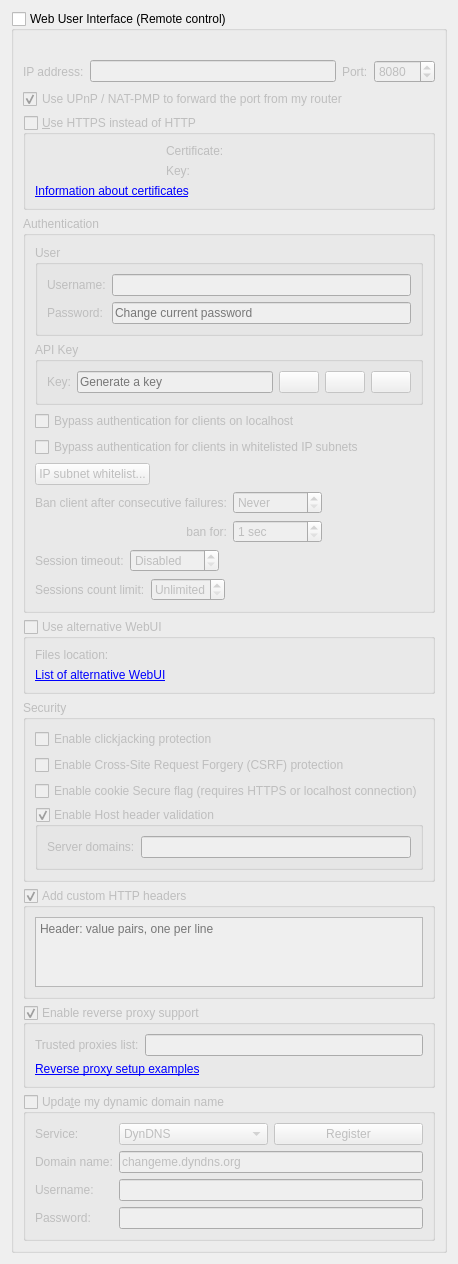
          <widget class="QWidget" name="scrollAreaWidgetContents_7">
           <property name="geometry">
            <rect>
             <x>0</x>
             <y>0</y>
             <width>382</width>
             <height>1045</height>
            </rect>
           </property>
           <layout class="QVBoxLayout" name="verticalLayout_23">
            <item>
             <widget class="QGroupBox" name="checkWebUI">
              <property name="title">
               <string>Web User Interface (Remote control)</string>
              </property>
              <property name="checkable">
               <bool>true</bool>
              </property>
              <property name="checked">
               <bool>false</bool>
              </property>
              <layout class="QVBoxLayout" name="verticalLayout_2">
               <item>
                <widget class="QLabel" name="labelWebUIError">
                 <property name="font">
                  <font>
                   <italic>true</italic>
                  </font>
                 </property>
                 <property name="text">
                  <string/>
                 </property>
                </widget>
               </item>
               <item>
                <layout class="QHBoxLayout" name="horizontalLayout_2">
                 <item>
                  <widget class="QLabel" name="lblWebUIAddress">
                   <property name="text">
                    <string>IP address:</string>
                   </property>
                  </widget>
                 </item>
                 <item>
                  <widget class="QLineEdit" name="textWebUIAddress">
                   <property name="toolTip">
                    <string>IP address that the Web UI will bind to.
Specify an IPv4 or IPv6 address. You can specify &quot;0.0.0.0&quot; for any IPv4 address,
&quot;::&quot; for any IPv6 address, or &quot;*&quot; for both IPv4 and IPv6.</string>
                   </property>
                  </widget>
                 </item>
                 <item>
                  <widget class="QLabel" name="lblWebUIPort">
                   <property name="text">
                    <string>Port:</string>
                   </property>
                  </widget>
                 </item>
                 <item>
                  <widget class="QSpinBox" name="spinWebUIPort">
                   <property name="minimum">
                    <number>1</number>
                   </property>
                   <property name="maximum">
                    <number>65535</number>
                   </property>
                   <property name="value">
                    <number>8080</number>
                   </property>
                  </widget>
                 </item>
                </layout>
               </item>
               <item>
                <widget class="QCheckBox" name="checkWebUIUPnP">
                 <property name="text">
                  <string>Use UPnP / NAT-PMP to forward the port from my router</string>
                 </property>
                 <property name="checked">
                  <bool>true</bool>
                 </property>
                </widget>
               </item>
               <item>
                <widget class="QGroupBox" name="checkWebUIHttps">
                 <property name="title">
                  <string>&amp;Use HTTPS instead of HTTP</string>
                 </property>
                 <property name="checkable">
                  <bool>true</bool>
                 </property>
                 <property name="checked">
                  <bool>false</bool>
                 </property>
                 <layout class="QGridLayout" name="gridLayout_11">
                  <item row="0" column="0">
                   <widget class="QLabel" name="lblSslCertStatus"/>
                  </item>
                  <item row="0" column="1">
                   <widget class="QLabel" name="lblWebUICrt">
                    <property name="text">
                     <string>Certificate:</string>
                    </property>
                   </widget>
                  </item>
                  <item row="0" column="2">
                   <widget class="FileSystemPathLineEdit" name="textWebUIHttpsCert" native="true"/>
                  </item>
                  <item row="1" column="0">
                   <widget class="QLabel" name="lblSslKeyStatus"/>
                  </item>
                  <item row="1" column="1">
                   <widget class="QLabel" name="lblWebUIKey">
                    <property name="text">
                     <string>Key:</string>
                    </property>
                   </widget>
                  </item>
                  <item row="1" column="2">
                   <widget class="FileSystemPathLineEdit" name="textWebUIHttpsKey" native="true"/>
                  </item>
                  <item row="2" column="0" colspan="3">
                   <widget class="QLabel" name="lblWebUICertInfo">
                    <property name="text">
                     <string>&lt;a href=https://httpd.apache.org/docs/current/ssl/ssl_faq.html#aboutcerts&gt;Information about certificates&lt;/a&gt;</string>
                    </property>
                    <property name="openExternalLinks">
                     <bool>true</bool>
                    </property>
                    <property name="textInteractionFlags">
                     <set>Qt::TextInteractionFlag::LinksAccessibleByKeyboard|Qt::TextInteractionFlag::LinksAccessibleByMouse</set>
                    </property>
                   </widget>
                  </item>
                 </layout>
                </widget>
               </item>
               <item>
                <widget class="QGroupBox" name="groupWebUIAuth">
                 <property name="title">
                  <string>Authentication</string>
                 </property>
                 <layout class="QVBoxLayout" name="verticalLayout_35">
                  <item>
                   <widget class="QGroupBox" name="groupWebUIUser">
                    <property name="title">
                     <string>User</string>
                    </property>
                    <layout class="QGridLayout" name="gridLayoutUser">
                     <item row="0" column="0">
                      <widget class="QLabel" name="lblWebUIUsername">
                       <property name="text">
                        <string>Username:</string>
                       </property>
                      </widget>
                     </item>
                     <item row="0" column="1">
                      <widget class="QLineEdit" name="textWebUIUsername"/>
                     </item>
                     <item row="1" column="0">
                      <widget class="QLabel" name="lblWebUIPassword">
                       <property name="text">
                        <string>Password:</string>
                       </property>
                      </widget>
                     </item>
                     <item row="1" column="1">
                      <widget class="QLineEdit" name="textWebUIPassword">
                       <property name="echoMode">
                        <enum>QLineEdit::EchoMode::Password</enum>
                       </property>
                       <property name="placeholderText">
                        <string>Change current password</string>
                       </property>
                      </widget>
                     </item>
                    </layout>
                   </widget>
                  </item>
                  <item>
                   <widget class="QGroupBox" name="groupWebUIAPIKey">
                    <property name="title">
                     <string>API Key</string>
                    </property>
                    <layout class="QGridLayout" name="gridLayoutAPIKey">
                     <item row="0" column="0">
                      <widget class="QLabel" name="lblWebUIAPIKey">
                       <property name="text">
                        <string>Key:</string>
                       </property>
                      </widget>
                     </item>
                     <item row="0" column="1">
                      <layout class="QHBoxLayout" name="horizontalLayoutAPIKey">
                       <item>
                        <widget class="QLineEdit" name="textWebUIAPIKey">
                         <property name="readOnly">
                          <bool>true</bool>
                         </property>
                         <property name="placeholderText">
                          <string>Generate a key</string>
                         </property>
                        </widget>
                       </item>
                       <item>
                        <widget class="QPushButton" name="btnWebUIAPIKeyCopy">
                         <property name="enabled">
                          <bool>false</bool>
                         </property>
                         <property name="toolTip">
                          <string>Copy API key</string>
                         </property>
                         <property name="icon">
                          <iconset>
                           <normaloff>:/icons/edit-copy.svg</normaloff>:/icons/edit-copy.svg</iconset>
                         </property>
                        </widget>
                       </item>
                       <item>
                        <widget class="QPushButton" name="btnWebUIAPIKeyRotate">
                         <property name="toolTip">
                          <string>Generate API key</string>
                         </property>
                         <property name="icon">
                          <iconset>
                           <normaloff>:/icons/view-refresh.svg</normaloff>:/icons/view-refresh.svg</iconset>
                         </property>
                        </widget>
                       </item>
                       <item>
                        <widget class="QPushButton" name="btnWebUIAPIKeyDelete">
                         <property name="toolTip">
                          <string>Delete API key</string>
                         </property>
                         <property name="icon">
                          <iconset>
                           <normaloff>:/icons/list-remove.svg</normaloff>:/icons/list-remove.svg</iconset>
                         </property>
                        </widget>
                       </item>
                      </layout>
                     </item>
                    </layout>
                   </widget>
                  </item>
                  <item>
                   <widget class="QCheckBox" name="checkBypassLocalAuth">
                    <property name="text">
                     <string>Bypass authentication for clients on localhost</string>
                    </property>
                   </widget>
                  </item>
                  <item>
                   <widget class="QCheckBox" name="checkBypassAuthSubnetWhitelist">
                    <property name="text">
                     <string>Bypass authentication for clients in whitelisted IP subnets</string>
                    </property>
                   </widget>
                  </item>
                  <item>
                   <widget class="QPushButton" name="IPSubnetWhitelistButton">
                    <property name="sizePolicy">
                     <sizepolicy hsizetype="Fixed" vsizetype="Fixed">
                      <horstretch>0</horstretch>
                      <verstretch>0</verstretch>
                     </sizepolicy>
                    </property>
                    <property name="text">
                     <string>IP subnet whitelist...</string>
                    </property>
                   </widget>
                  </item>
                  <item>
                   <layout class="QGridLayout" name="gridLayout_10">
                    <item row="0" column="0">
                     <widget class="QLabel" name="lblBanCounter">
                      <property name="text">
                       <string>Ban client after consecutive failures:</string>
                      </property>
                     </widget>
                    </item>
                    <item row="0" column="1">
                     <widget class="QSpinBox" name="spinBanCounter">
                      <property name="specialValueText">
                       <string>Never</string>
                      </property>
                      <property name="maximum">
                       <number>2147483647</number>
                      </property>
                     </widget>
                    </item>
                    <item row="0" column="2">
                     <spacer name="horizontalSpacer_15">
                      <property name="orientation">
                       <enum>Qt::Orientation::Horizontal</enum>
                      </property>
                      <property name="sizeHint" stdset="0">
                       <size>
                        <width>40</width>
                        <height>20</height>
                       </size>
                      </property>
                     </spacer>
                    </item>
                    <item row="1" column="0">
                     <widget class="QLabel" name="lblBanDuration">
                      <property name="text">
                       <string>ban for:</string>
                      </property>
                      <property name="alignment">
                       <set>Qt::AlignmentFlag::AlignRight|Qt::AlignmentFlag::AlignTrailing|Qt::AlignmentFlag::AlignVCenter</set>
                      </property>
                     </widget>
                    </item>
                    <item row="1" column="1">
                     <widget class="QSpinBox" name="spinBanDuration">
                      <property name="suffix">
                       <string> sec</string>
                      </property>
                      <property name="minimum">
                       <number>1</number>
                      </property>
                      <property name="maximum">
                       <number>2147483647</number>
                      </property>
                     </widget>
                    </item>
                   </layout>
                  </item>
                  <item>
                   <layout class="QHBoxLayout" name="horizontalLayout_13">
                    <item>
                     <widget class="QLabel" name="lblSessionTimeout">
                      <property name="text">
                       <string>Session timeout:</string>
                      </property>
                     </widget>
                    </item>
                    <item>
                     <widget class="QSpinBox" name="spinSessionTimeout">
                      <property name="specialValueText">
                       <string>Disabled</string>
                      </property>
                      <property name="suffix">
                       <string> sec</string>
                      </property>
                      <property name="maximum">
                       <number>2147483647</number>
                      </property>
                     </widget>
                    </item>
                    <item>
                     <spacer name="horizontalSpacer_11">
                      <property name="orientation">
                       <enum>Qt::Orientation::Horizontal</enum>
                      </property>
                      <property name="sizeHint" stdset="0">
                       <size>
                        <width>40</width>
                        <height>20</height>
                       </size>
                      </property>
                     </spacer>
                    </item>
                   </layout>
                  </item>
                  <item>
                   <layout class="QHBoxLayout" name="layoutWebUISessionsCountLimit">
                    <item>
                     <widget class="QLabel" name="labelWebUISessionsCountLimit">
                      <property name="text">
                       <string>Sessions count limit:</string>
                      </property>
                     </widget>
                    </item>
                    <item>
                     <widget class="QSpinBox" name="spinBoxWebUISessionsCountLimit">
                      <property name="specialValueText">
                       <string>Unlimited</string>
                      </property>
                      <property name="maximum">
                       <number>2147483647</number>
                      </property>
                     </widget>
                    </item>
                    <item>
                     <spacer name="spacerWebUISessionsCountLimit">
                      <property name="orientation">
                       <enum>Qt::Orientation::Horizontal</enum>
                      </property>
                      <property name="sizeHint" stdset="0">
                       <size>
                        <width>40</width>
                        <height>20</height>
                       </size>
                      </property>
                     </spacer>
                    </item>
                   </layout>
                  </item>
                 </layout>
                </widget>
               </item>
               <item>
                <widget class="QGroupBox" name="groupAltWebUI">
                 <property name="title">
                  <string>Use alternative WebUI</string>
                 </property>
                 <property name="checkable">
                  <bool>true</bool>
                 </property>
                 <property name="checked">
                  <bool>false</bool>
                 </property>
                 <layout class="QVBoxLayout" name="verticalLayout_41">
                  <item>
                   <layout class="QHBoxLayout" name="horizontalLayout_5">
                    <item>
                     <widget class="QLabel" name="labelWebUIRootFolder">
                      <property name="text">
                       <string>Files location:</string>
                      </property>
                     </widget>
                    </item>
                    <item>
                     <widget class="FileSystemPathLineEdit" name="textWebUIRootFolder" native="true"/>
                    </item>
                   </layout>
                  </item>
                  <item>
                   <widget class="QLabel" name="lblAltWebUIList">
                    <property name="text">
                     <string>&lt;a href=&quot;https://github.com/qbittorrent/qBittorrent/wiki/List-of-known-alternate-WebUIs&quot;&gt;List of alternative WebUI&lt;/a&gt;</string>
                    </property>
                    <property name="openExternalLinks">
                     <bool>true</bool>
                    </property>
                    <property name="textInteractionFlags">
                     <set>Qt::TextInteractionFlag::LinksAccessibleByKeyboard|Qt::TextInteractionFlag::LinksAccessibleByMouse</set>
                    </property>
                   </widget>
                  </item>
                 </layout>
                </widget>
               </item>
               <item>
                <widget class="QGroupBox" name="groupBox_3">
                 <property name="title">
                  <string>Security</string>
                 </property>
                 <layout class="QVBoxLayout" name="verticalLayout_33">
                  <item>
                   <widget class="QCheckBox" name="checkClickjacking">
                    <property name="text">
                     <string>Enable clickjacking protection</string>
                    </property>
                   </widget>
                  </item>
                  <item>
                   <widget class="QCheckBox" name="checkCSRFProtection">
                    <property name="text">
                     <string>Enable Cross-Site Request Forgery (CSRF) protection</string>
                    </property>
                   </widget>
                  </item>
                  <item>
                   <widget class="QCheckBox" name="checkSecureCookie">
                    <property name="text">
                     <string>Enable cookie Secure flag (requires HTTPS or localhost connection)</string>
                    </property>
                   </widget>
                  </item>
                  <item>
                   <widget class="QGroupBox" name="groupHostHeaderValidation">
                    <property name="title">
                     <string>Enable Host header validation</string>
                    </property>
                    <property name="checkable">
                     <bool>true</bool>
                    </property>
                    <layout class="QVBoxLayout" name="verticalLayout_32">
                     <item>
                      <layout class="QHBoxLayout" name="horizontalLayout_10">
                       <item>
                        <widget class="QLabel" name="labelServerDomains">
                         <property name="text">
                          <string>Server domains:</string>
                         </property>
                        </widget>
                       </item>
                       <item>
                        <widget class="QLineEdit" name="textServerDomains">
                         <property name="toolTip">
                          <string>Whitelist for filtering HTTP Host header values.
In order to defend against DNS rebinding attack,
you should put in domain names used by WebUI server.

Use ';' to split multiple entries. Can use wildcard '*'.</string>
                         </property>
                        </widget>
                       </item>
                      </layout>
                     </item>
                    </layout>
                   </widget>
                  </item>
                 </layout>
                </widget>
               </item>
               <item>
                <widget class="QGroupBox" name="groupWebUIAddCustomHTTPHeaders">
                 <property name="title">
                  <string>Add custom HTTP headers</string>
                 </property>
                 <property name="checkable">
                  <bool>true</bool>
                 </property>
                 <layout class="QVBoxLayout" name="verticalLayout_8">
                  <item>
                   <widget class="QPlainTextEdit" name="textWebUICustomHTTPHeaders">
                    <property name="tabChangesFocus">
                     <bool>true</bool>
                    </property>
                    <property name="lineWrapMode">
                     <enum>QPlainTextEdit::LineWrapMode::NoWrap</enum>
                    </property>
                    <property name="placeholderText">
                     <string>Header: value pairs, one per line</string>
                    </property>
                   </widget>
                  </item>
                 </layout>
                </widget>
               </item>
               <item>
                <widget class="QGroupBox" name="groupEnableReverseProxySupport">
                 <property name="title">
                  <string>Enable reverse proxy support</string>
                 </property>
                 <property name="checkable">
                  <bool>true</bool>
                 </property>
                 <layout class="QVBoxLayout" name="verticalLayout_331">
                  <item>
                   <layout class="QHBoxLayout" name="horizontalLayout_131">
                    <item>
                     <widget class="QLabel" name="lblReverseProxiesList">
                      <property name="text">
                       <string>Trusted proxies list:</string>
                      </property>
                     </widget>
                    </item>
                    <item>
                     <widget class="QLineEdit" name="textTrustedReverseProxiesList">
                      <property name="toolTip">
                       <string>Specify reverse proxy IPs (or subnets, e.g. 0.0.0.0/24) in order to use forwarded client address (X-Forwarded-For header). Use ';' to split multiple entries.</string>
                      </property>
                     </widget>
                    </item>
                   </layout>
                  </item>
                  <item>
                   <widget class="QLabel" name="labelReverseProxyLink">
                    <property name="text">
                     <string>&lt;a href=https://github.com/qbittorrent/qBittorrent/wiki#reverse-proxy-setup-for-webui-access&gt;Reverse proxy setup examples&lt;/a&gt;</string>
                    </property>
                    <property name="openExternalLinks">
                     <bool>true</bool>
                    </property>
                    <property name="textInteractionFlags">
                     <set>Qt::TextInteractionFlag::LinksAccessibleByKeyboard|Qt::TextInteractionFlag::LinksAccessibleByMouse</set>
                    </property>
                   </widget>
                  </item>
                 </layout>
                </widget>
               </item>
               <item>
                <widget class="QGroupBox" name="checkDynDNS">
                 <property name="title">
                  <string>Upda&amp;te my dynamic domain name</string>
                 </property>
                 <property name="checkable">
                  <bool>true</bool>
                 </property>
                 <property name="checked">
                  <bool>false</bool>
                 </property>
                 <layout class="QFormLayout" name="formLayout_5">
                  <item row="0" column="0">
                   <widget class="QLabel" name="label_19">
                    <property name="text">
                     <string>Service:</string>
                    </property>
                   </widget>
                  </item>
                  <item row="0" column="1">
                   <layout class="QHBoxLayout" name="horizontalLayout_3">
                    <item>
                     <widget class="QComboBox" name="comboDNSService">
                      <item>
                       <property name="text">
                        <string notr="true">DynDNS</string>
                       </property>
                      </item>
                      <item>
                       <property name="text">
                        <string notr="true">No-IP</string>
                       </property>
                      </item>
                     </widget>
                    </item>
                    <item>
                     <widget class="QPushButton" name="registerDNSBtn">
                      <property name="text">
                       <string>Register</string>
                      </property>
                     </widget>
                    </item>
                   </layout>
                  </item>
                  <item row="1" column="0">
                   <widget class="QLabel" name="label_20">
                    <property name="text">
                     <string>Domain name:</string>
                    </property>
                   </widget>
                  </item>
                  <item row="1" column="1">
                   <widget class="QLineEdit" name="domainNameTxt">
                    <property name="text">
                     <string notr="true">changeme.dyndns.org</string>
                    </property>
                   </widget>
                  </item>
                  <item row="2" column="0">
                   <widget class="QLabel" name="label_21">
                    <property name="text">
                     <string>Username:</string>
                    </property>
                   </widget>
                  </item>
                  <item row="2" column="1">
                   <widget class="QLineEdit" name="DNSUsernameTxt"/>
                  </item>
                  <item row="3" column="0">
                   <widget class="QLabel" name="label_22">
                    <property name="text">
                     <string>Password:</string>
                    </property>
                   </widget>
                  </item>
                  <item row="3" column="1">
                   <widget class="QLineEdit" name="DNSPasswordTxt">
                    <property name="echoMode">
                     <enum>QLineEdit::EchoMode::Password</enum>
                    </property>
                   </widget>
                  </item>
                 </layout>
                </widget>
               </item>
              </layout>
             </widget>
            </item>
            <item>
             <spacer name="verticalSpacer">
              <property name="orientation">
               <enum>Qt::Orientation::Vertical</enum>
              </property>
              <property name="sizeHint" stdset="0">
               <size>
                <width>20</width>
                <height>40</height>
               </size>
              </property>
             </spacer>
            </item>
           </layout>
          </widget>
